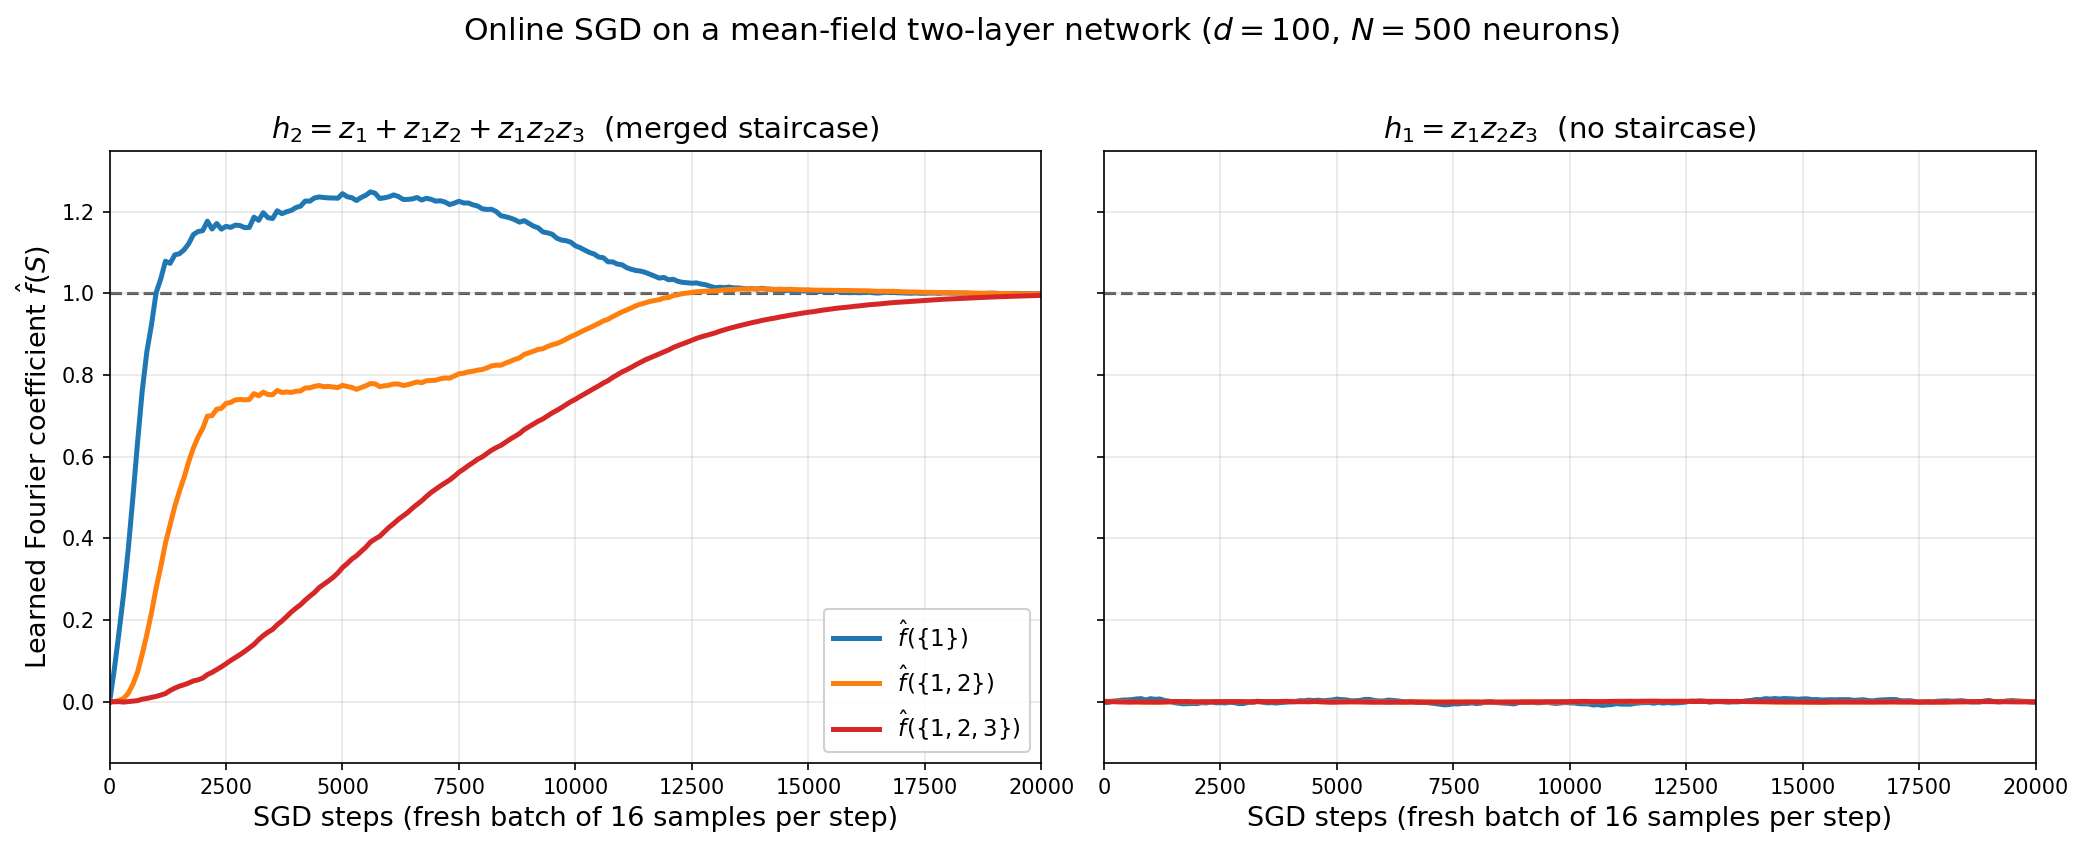

Write Python code to recreate this figure.
"""
The merged staircase: online SGD learns z1 + z1 z2 + z1 z2 z3 one coordinate at a
time, and is still stuck on z1 z2 z3 alone when the first has long since finished.

Setting (Abbe, Boix-Adsera & Misiakiewicz 2022, "The merged-staircase property",
arXiv 2202.08658): inputs x uniform on {+-1}^d, a two-layer network trained by
online SGD in the mean-field scaling, targets that depend on only the first 3
coordinates z = (x_1, x_2, x_3). Two targets with the same degree and support:

    h2(z) = z1 + z1 z2 + z1 z2 z3     (merged staircase: each monomial adds ONE new coordinate)
    h1(z) = z1 z2 z3                  (leap 3: three new coordinates at once)

Model and training
  - f(x) = (1/N) sum_i a_i softplus(w_i . x + b_i), N = 500 neurons, d = 100 inputs
    (97 of them irrelevant to both targets).
  - Squared loss 0.5 (f - y)^2. Every step draws a fresh batch of 16 inputs
    (online SGD: no sample is ever reused), and takes one plain SGD step on all of
    (a, W, b) jointly. Mean-field scaling: the 1/N in f is cancelled by using the
    per-neuron step size LR (not LR / N) in the update, so each neuron moves O(1)
    over O(1/LR) steps regardless of N.
  - Init: a_i ~ N(0, 1), b_i ~ N(0, 1), w_i ~ N(0, W_INIT^2 / d) per coordinate with
    W_INIT = 0.1 (so ||w_i|| ~ 0.1: weights start small and the network is not in the
    lazy regime). Same init seed and hyperparameters for both targets.
  - Tracked quantity: the Fourier-Walsh coefficient fhat(S) = E_x[f(x) chi_S(x)],
    chi_S = prod_{i in S} x_i, for S = {1}, {1,2}, {1,2,3}, estimated on a fixed
    held-out batch of 5000 inputs (standard error about 0.014), every 100 steps.
    Targets: h2 has fhat = 1 on all three; h1 has fhat({1,2,3}) = 1 and 0 on the
    other two.

Result (seed 0, d = 100, budget 20000 steps = 320000 samples)
  h2: the coefficients cross 0.5 in the order {1}, {1,2}, {1,2,3} (printed below),
  each plateau being the time the next monomial waits on the previous one.
  h1: fhat({1,2,3}) stays at noise level for the entire budget.
  Longer run for h1 (one-off, seed 0, not part of this script): fhat({1,2,3}) first
  crosses 0.5 at step 124000 for d = 100 (about 18x the 6800 steps h2 needs to get
  there, and 6x this figure's budget) and at 80000 for d = 30. So h1 does
  escape, much later, and that escape time is noisy and grows only weakly with d
  between these two (one seed each): this experiment does NOT demonstrate the
  d^2-type scaling, only the gap between the two targets.

What was tuned (exploratory runs; d = 30-300, N = 200-500, B = 16-256, 1-3 seeds)
  - Activation. This is the main knob, and it is a deviation from the paper (see
    below). Whether h1 stays stuck depends strongly on it:
      * ReLU (b ~ N(0,1)): h2 shows a clean staircase, but h1 escapes at 9000 /
        11500 / 15000 steps for d = 50 / 100 / 200, barely later than h2 finishes
        (about 7000-8500). The kink at 0 gives neurons with |w.x + b| small a
        gradient that does not need the small product w_2 w_3 to break symmetry.
        Not a usable contrast.
      * tanh: h1 time scales close to linearly in d (4500 / 11500 / 29000 for
        d = 30 / 100 / 300 at LR = 0.01), but the {1,2} and {1,2,3} coefficients of h2
        rise together (both cross 0.5 at the same step), so there are no stairs.
      * sigmoid: same merging as tanh.
      * softplus (used): clean three-step staircase for h2 and h1 stuck for 60000
        steps at both d = 50 and d = 100 (max |fhat({1,2,3})| = 0.002).
  - W_INIT. With ReLU/tanh, W_INIT from 0.3 down to 0.05 changed the h1 escape time
    by only ~1.2x, because SGD noise (not the init) sets the size of the
    w_2, w_3 products that seed the escape. (Not re-tested with softplus.) 0.1 was kept.
  - LR. LR = 0.003 stretches the stairs over thousands of steps so the three
    plateaus can be resolved; at LR = 0.01 the same staircase is present but compressed
    into ~2500 steps. The budget is 20000 steps, about 2x the time h2 needs to reach
    fhat > 0.8 on all three coefficients.
  - d. d = 100 rather than 30: h1 is stuck for longer (124000 vs 80000 steps) at the
    same per-step cost. d = 300 was not needed.

Robustness: seeds 1 and 2 (also 3, in an earlier run: same picture) (init, SGD noise, held-out batch all re-drawn) are re-run
below with the same hyperparameters; the ordering of the h2 crossings and the stuck
h1 coefficient are checked on each and printed. The figure shows seed 0 only,
which was fixed before any seed comparison.

Deviations from the paper's exact setting
  - Activation: softplus, chosen empirically (see above); I did not check it against the
    paper's assumptions on the activation, and I did not try to reproduce the paper's
    scaling of step size and init with d.
  - Joint training of all three layers' parameters (a, W, b), constant step size, no
    layerwise or projected scheme, no step-size schedule, no weight decay.
  - Biases are trained, with init b ~ N(0, 1).
  - Mini-batches of 16 instead of single samples; fixed N = 500 and d = 100 rather than
    the N, d -> infinity limit. The theory predicts the time-scales in d, so I
    only claim the qualitative picture here: h2 finishes in a few thousand steps at
    d = 100, and h1 is stuck over a budget a few times longer.
  - The stairs are soft, not sharp: the neurons are in different stages at any time,
    and fhat({1}) overshoots 1 on the way before settling back to 1.

Run from the repository root (about 3 minutes: two targets x three seeds).
Output: assets/links-november-2026/merged-staircase-sgd.png
"""
import time
import numpy as np
import matplotlib.pyplot as plt

SEED = 0
CHECK_SEEDS = [1, 2]

# --- Experiment settings ---
D = 100            # input dimension (only the first 3 coordinates matter)
N = 500            # neurons
BATCH = 16         # fresh samples per SGD step
LR = 0.003         # per-neuron step size (mean-field scaling: not divided by N)
W_INIT = 0.1       # ||w_i|| at init
B_INIT = 1.0       # std of biases at init
STEPS = 20000      # shared budget
EVAL_EVERY = 100
N_EVAL = 5000      # held-out inputs for fhat and test MSE
THRESH = 0.5       # crossing level for the h2 stairs
STUCK_MAX = 0.2    # h1 must stay below this


def h2(X):
    return X[:, 0] + X[:, 0] * X[:, 1] + X[:, 0] * X[:, 1] * X[:, 2]


def h1(X):
    return X[:, 0] * X[:, 1] * X[:, 2]


def softplus(u):
    return np.logaddexp(0.0, u)


def sigmoid(u):
    return 1.0 / (1.0 + np.exp(-u))


def train(target, seed):
    """Online SGD from the seeded init. Returns steps, fhat (3 columns) and test MSE
    at every EVAL_EVERY steps."""
    rng = np.random.default_rng(seed)
    W = rng.standard_normal((N, D)) * W_INIT / np.sqrt(D)
    b = rng.standard_normal(N) * B_INIT
    a = rng.standard_normal(N)
    X_ev = rng.choice([-1.0, 1.0], size=(N_EVAL, D))
    y_ev = target(X_ev)
    chi = np.stack([X_ev[:, 0], X_ev[:, 0] * X_ev[:, 1],
                    X_ev[:, 0] * X_ev[:, 1] * X_ev[:, 2]], axis=1)   # N_EVAL x 3

    steps, fhat, mse = [], [], []
    for t in range(STEPS + 1):
        if t % EVAL_EVERY == 0:
            f = softplus(X_ev @ W.T + b) @ a / N
            steps.append(t)
            fhat.append(chi.T @ f / N_EVAL)
            mse.append(np.mean((f - y_ev) ** 2))
        X = rng.choice([-1.0, 1.0], size=(BATCH, D))
        U = X @ W.T + b                      # BATCH x N
        S = softplus(U)
        r = (S @ a / N - target(X))[:, None]   # residual, BATCH x 1
        G = r * sigmoid(U) * a                 # d loss / d preactivation, times N
        a -= LR * (r * S).mean(axis=0)
        W -= LR * G.T @ X / BATCH
        b -= LR * G.mean(axis=0)
    return np.array(steps), np.array(fhat), np.array(mse)


def first_cross(steps, y, level):
    idx = np.flatnonzero(y > level)
    return int(steps[idx[0]]) if len(idx) else None


t0 = time.time()
steps, f2, mse2 = train(h2, SEED)
_, f1, mse1 = train(h1, SEED)

# --- Figure ---
COLORS = ['#1f77b4', '#ff7f0e', '#d62728']
LABELS = [r'$\hat f(\{1\})$', r'$\hat f(\{1,2\})$', r'$\hat f(\{1,2,3\})$']

fig, axes = plt.subplots(1, 2, figsize=(14, 5.5), sharey=True)
for ax, F, title in [
    (axes[0], f2, r'$h_2 = z_1 + z_1 z_2 + z_1 z_2 z_3$  (merged staircase)'),
    (axes[1], f1, r'$h_1 = z_1 z_2 z_3$  (no staircase)'),
]:
    for j in range(3):
        ax.plot(steps, F[:, j], color=COLORS[j], linewidth=2.4, label=LABELS[j])
    ax.axhline(1.0, color='0.35', linestyle='--', linewidth=1.5, zorder=1)
    ax.set_xlim(0, STEPS)
    ax.set_ylim(-0.15, 1.35)
    ax.set_xlabel('SGD steps (fresh batch of %d samples per step)' % BATCH, fontsize=13)
    ax.set_title(title, fontsize=14)
    ax.grid(True, alpha=0.3)
axes[0].set_ylabel(r'Learned Fourier coefficient $\hat f(S)$', fontsize=13)
axes[0].legend(fontsize=11, loc='lower right', framealpha=0.9)

fig.suptitle(rf'Online SGD on a mean-field two-layer network ($d = {D}$, $N = {N}$ neurons)',
             fontsize=15, y=1.02)
plt.tight_layout()
plt.savefig('assets/links-november-2026/merged-staircase-sgd.png',
            dpi=150, bbox_inches='tight')

# --- Summary / checks ---
def report(tag, steps, f2, f1, mse2, mse1):
    cross = [first_cross(steps, f2[:, j], THRESH) for j in range(3)]
    stuck = np.abs(f1[:, 2]).max()
    print(f"[{tag}] h2: first step with fhat > {THRESH}: "
          f"{{1}} = {cross[0]}, {{1,2}} = {cross[1]}, {{1,2,3}} = {cross[2]}")
    print(f"[{tag}] h1: max |fhat({{1,2,3}})| over {STEPS} steps = {stuck:.3f} "
          f"(threshold {STUCK_MAX}); final fhat({{1}}), fhat({{1,2}}) = "
          f"{f1[-1, 0]:.3f}, {f1[-1, 1]:.3f}")
    print(f"[{tag}] final test MSE: h2 = {mse2[-1]:.4f}, h1 = {mse1[-1]:.4f} "
          f"(h1 predicting 0 would give 1.0)")
    assert None not in cross and cross[0] < cross[1] < cross[2], f"{tag}: stairs out of order {cross}"
    assert stuck < STUCK_MAX, f"{tag}: h1 escaped (max {stuck:.3f})"

print(f"d = {D}, N = {N}, batch = {BATCH}, lr = {LR}, budget = {STEPS} steps "
      f"({STEPS * BATCH} samples)")
report(f"seed {SEED}", steps, f2, f1, mse2, mse1)
for s in CHECK_SEEDS:
    _, g2, m2 = train(h2, s)
    _, g1, m1 = train(h1, s)
    report(f"seed {s}", steps, g2, g1, m2, m1)
print(f"runtime: {time.time() - t0:.0f} s")
